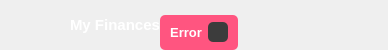
     <widget class="QFrame" name="fr_top">
      <property name="minimumSize">
       <size>
        <width>0</width>
        <height>50</height>
       </size>
      </property>
      <property name="maximumSize">
       <size>
        <width>16777215</width>
        <height>50</height>
       </size>
      </property>
      <property name="frameShape">
       <enum>QFrame::NoFrame</enum>
      </property>
      <property name="frameShadow">
       <enum>QFrame::Raised</enum>
      </property>
      <layout class="QHBoxLayout" name="horizontalLayout_2">
       <property name="spacing">
        <number>0</number>
       </property>
       <property name="leftMargin">
        <number>20</number>
       </property>
       <property name="topMargin">
        <number>0</number>
       </property>
       <property name="rightMargin">
        <number>0</number>
       </property>
       <property name="bottomMargin">
        <number>0</number>
       </property>
       <item>
        <widget class="QFrame" name="fr_top_logo">
         <property name="maximumSize">
          <size>
           <width>145</width>
           <height>16777215</height>
          </size>
         </property>
         <property name="styleSheet">
          <string notr="true"/>
         </property>
         <property name="frameShape">
          <enum>QFrame::NoFrame</enum>
         </property>
         <property name="frameShadow">
          <enum>QFrame::Raised</enum>
         </property>
         <layout class="QHBoxLayout" name="horizontalLayout_5">
          <property name="spacing">
           <number>0</number>
          </property>
          <property name="leftMargin">
           <number>0</number>
          </property>
          <property name="topMargin">
           <number>0</number>
          </property>
          <property name="rightMargin">
           <number>0</number>
          </property>
          <property name="bottomMargin">
           <number>0</number>
          </property>
          <item>
           <widget class="QFrame" name="fr_logo">
            <property name="minimumSize">
             <size>
              <width>50</width>
              <height>50</height>
             </size>
            </property>
            <property name="maximumSize">
             <size>
              <width>50</width>
              <height>16777215</height>
             </size>
            </property>
            <property name="styleSheet">
             <string notr="true">background-image: url(:/logo/finance-menor.png);
background-repeat: no-repeat;
background-position: center;</string>
            </property>
            <property name="frameShape">
             <enum>QFrame::NoFrame</enum>
            </property>
            <property name="frameShadow">
             <enum>QFrame::Raised</enum>
            </property>
           </widget>
          </item>
          <item>
           <widget class="QLabel" name="lb_logo">
            <property name="font">
             <font>
              <pointsize>11</pointsize>
              <bold>true</bold>
             </font>
            </property>
            <property name="styleSheet">
             <string notr="true">color: rgb(255, 255, 255);
</string>
            </property>
            <property name="text">
             <string>My Finances</string>
            </property>
            <property name="alignment">
             <set>Qt::AlignLeading|Qt::AlignLeft|Qt::AlignVCenter</set>
            </property>
           </widget>
          </item>
         </layout>
        </widget>
       </item>
       <item>
        <widget class="QFrame" name="fr_top_error_msg">
         <property name="maximumSize">
          <size>
           <width>16777215</width>
           <height>16777215</height>
          </size>
         </property>
         <property name="styleSheet">
          <string notr="true"/>
         </property>
         <property name="frameShape">
          <enum>QFrame::NoFrame</enum>
         </property>
         <property name="frameShadow">
          <enum>QFrame::Raised</enum>
         </property>
         <layout class="QHBoxLayout" name="horizontalLayout_3">
          <property name="spacing">
           <number>0</number>
          </property>
          <property name="leftMargin">
           <number>0</number>
          </property>
          <property name="topMargin">
           <number>15</number>
          </property>
          <property name="rightMargin">
           <number>150</number>
          </property>
          <property name="bottomMargin">
           <number>0</number>
          </property>
          <item>
           <widget class="QFrame" name="fr_error_msg">
            <property name="maximumSize">
             <size>
              <width>350</width>
              <height>35</height>
             </size>
            </property>
            <property name="layoutDirection">
             <enum>Qt::LeftToRight</enum>
            </property>
            <property name="styleSheet">
             <string notr="true">background-color: rgb(255, 85, 128);
border-radius: 5px;</string>
            </property>
            <property name="frameShape">
             <enum>QFrame::NoFrame</enum>
            </property>
            <property name="frameShadow">
             <enum>QFrame::Raised</enum>
            </property>
            <layout class="QHBoxLayout" name="horizontalLayout_4">
             <property name="spacing">
              <number>6</number>
             </property>
             <property name="leftMargin">
              <number>10</number>
             </property>
             <property name="topMargin">
              <number>3</number>
             </property>
             <property name="rightMargin">
              <number>10</number>
             </property>
             <property name="bottomMargin">
              <number>3</number>
             </property>
             <item>
              <widget class="QLabel" name="lb_error_msg">
               <property name="font">
                <font>
                 <pointsize>10</pointsize>
                 <bold>true</bold>
                </font>
               </property>
               <property name="styleSheet">
                <string notr="true">color: rgb(255, 255, 255);</string>
               </property>
               <property name="text">
                <string>Error</string>
               </property>
               <property name="alignment">
                <set>Qt::AlignCenter</set>
               </property>
              </widget>
             </item>
             <item>
              <widget class="QPushButton" name="btn_error_msg">
               <property name="maximumSize">
                <size>
                 <width>20</width>
                 <height>20</height>
                </size>
               </property>
               <property name="cursor">
                <cursorShape>PointingHandCursor</cursorShape>
               </property>
               <property name="styleSheet">
                <string notr="true">QPushButton{
	border-radius: 5px;
	/*background-image: url(:/close/cil-x.png);*/
	background-image: url(:/close/cil-x.png);
	background-position: center;
	background-repeat: no-repeat;
	background-color: rgb(60, 60, 60);
}
QPushButton:hover{
	background-color: rgb(50,50,50);
}
QPushButton:pressed{
	background-color: rgb(35,35,35);
}</string>
               </property>
               <property name="text">
                <string/>
               </property>
              </widget>
             </item>
            </layout>
           </widget>
          </item>
         </layout>
        </widget>
       </item>
      </layout>
     </widget>
